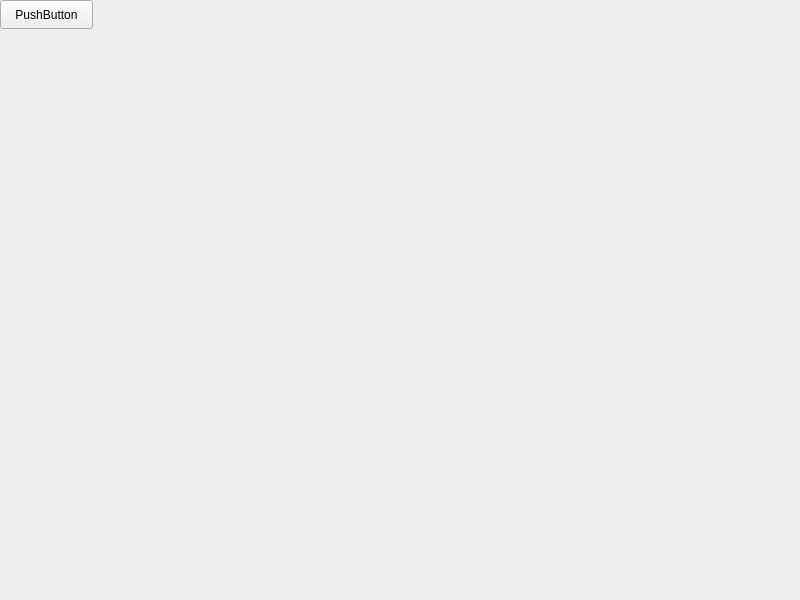
<?xml version="1.0" encoding="UTF-8"?>
<ui version="4.0">
 <class>Widget</class>
 <widget class="QWidget" name="Widget">
  <property name="geometry">
   <rect>
    <x>0</x>
    <y>0</y>
    <width>800</width>
    <height>600</height>
   </rect>
  </property>
  <property name="windowTitle">
   <string>Widget</string>
  </property>
  <widget class="QPushButton" name="btn">
   <property name="geometry">
    <rect>
     <x>0</x>
     <y>0</y>
     <width>93</width>
     <height>29</height>
    </rect>
   </property>
   <property name="text">
    <string>PushButton</string>
   </property>
  </widget>
 </widget>
 <resources/>
 <connections/>
</ui>
